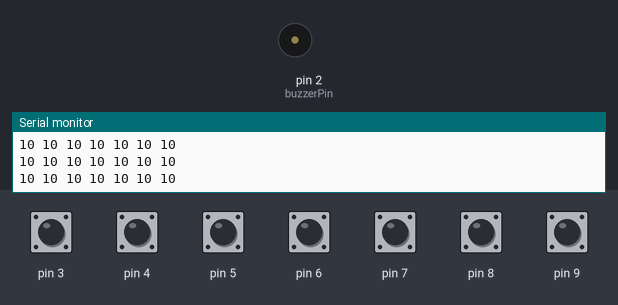
Bench run of a sketch on a simulated Arduino Uno, built with avr-gcc and run on an emulated ATmega328P. Parts: buzzer (waves = sounding), the last lines printed to the serial monitor. The test bench sets the inputs (shaded band); at power-on: pin 3–9 HIGH.

Above: at 1.2 s.
1.3 s: pin 3 pulled LOW for 0.15 s
At 1.51 s:
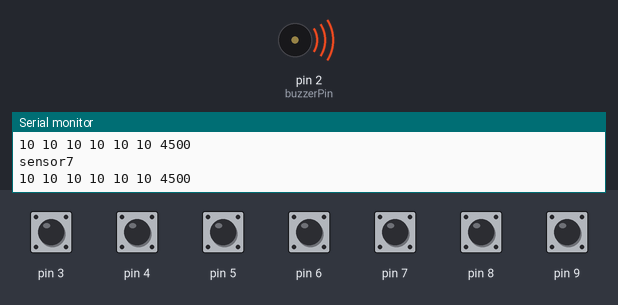
3.2 s: pin 4 pulled LOW for 0.15 s
At 4.7 s:
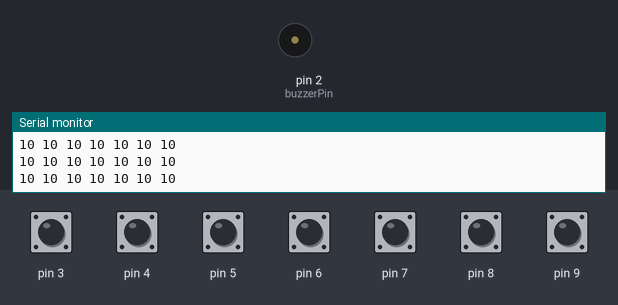
6.3 s: pin 5 pulled LOW for 1 s
At 7.1 s:
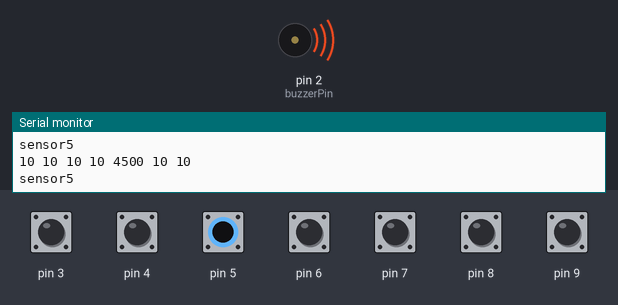
10.3 s: pin 6 pulled LOW for 1 s
At 12.9 s:
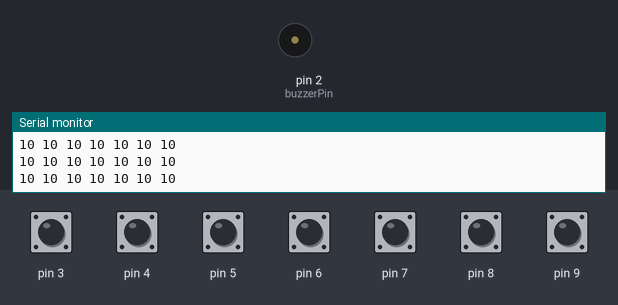
17.4 s: pin 4 pulled LOW for 1 s
At 18.4 s:
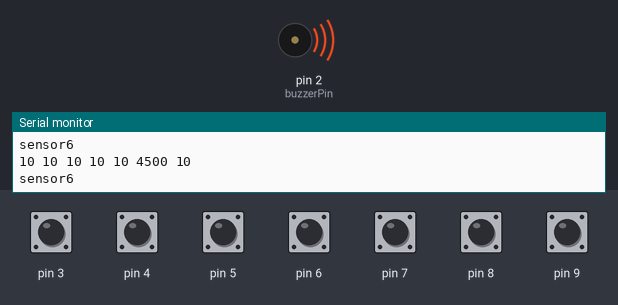
Timing chart, 0 to 20.4 s (numbered marks = the images above; inputs shaded):
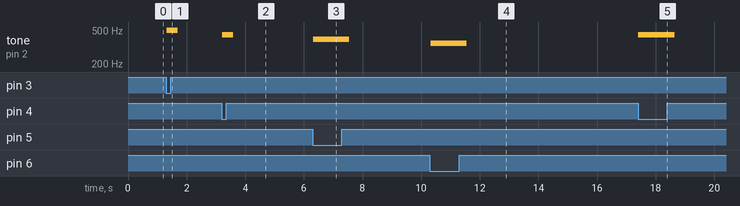

The sketch:

MiniProject2.ino
```cpp
//mgProject 2 - Graphite Piano
//Program takes in user input from seven capacitive sensors
//Plays a corresponding frequency on the buzzer
//for each of the seven graphite piano keys that are touched
//Karan Patel and Karen Hughes

#include <CapacitiveSensor.h>
//Seven graphite key sensors and buzzer
CapacitiveSensor sensor1 = CapacitiveSensor(A0, 9);
CapacitiveSensor sensor2 = CapacitiveSensor(A1, 8);
CapacitiveSensor sensor3 = CapacitiveSensor(A2, 7);
CapacitiveSensor sensor4 = CapacitiveSensor(A3, 6);
CapacitiveSensor sensor5 = CapacitiveSensor(A4, 5);
CapacitiveSensor sensor6 = CapacitiveSensor(A5, 4);
CapacitiveSensor sensor7 = CapacitiveSensor(12, 3);
const int buzzerPin = 2;

void setup() {
  Serial.begin(9600);
}

void PrintVals(long val1, long val2, long val3, long val4, long val5, long val6, long val7){
  Serial.print(val1);
  Serial.print(" ");
  Serial.print(val2);
  Serial.print(" ");
  Serial.print(val3);
  Serial.print(" ");
  Serial.print(val4);
  Serial.print(" ");
  Serial.print(val5);
  Serial.print(" ");
  Serial.print(val6);
  Serial.print(" ");
  Serial.print(val7);
  Serial.print("\n");
}

void loop() {
  long val1 = sensor1.capacitiveSensor(30);
  long val2 = sensor2.capacitiveSensor(30);
  long val3 = sensor3.capacitiveSensor(30);
  long val4 = sensor4.capacitiveSensor(30);
  long val5 = sensor5.capacitiveSensor(30);
  long val6 = sensor6.capacitiveSensor(30);
  long val7 = sensor7.capacitiveSensor(30);

  PrintVals(val1, val2, val3, val4, val5, val6, val7);

  //Plays a music note depending on which graphite key is touched
  if(val1 > 4000){
    Serial.println("sensor1");
    tone(buzzerPin, 262, 250);  //A
  }
  else if(val2 > 44000){
    Serial.println("sensor2");
    tone(buzzerPin, 294, 250);  //B
  }
  else if(val3 > 4000){
    Serial.println("sensor3");
    tone(buzzerPin, 330, 250);  //C
  }
  else if(val4 > 4000){
    Serial.println("sensor4");
    tone(buzzerPin, 349, 250);  //D
  }
  else if(val5 > 4000){
    Serial.println("sensor5");
    tone(buzzerPin, 392, 250);  //E
  }
  else if(val6 > 4000){
    Serial.println("sensor6");
    tone(buzzerPin, 440, 250);  //F
  }
  else if(val7 > 4000){
    Serial.println("sensor7");
    tone(buzzerPin, 494, 250);  //G
  }
}
```

Measured:
- after the input at 1.3 s, tone on pin 2 (buzzerPin): silent → 494 Hz at once, → silent 0.38 s later
- after the input at 3.2 s, tone on pin 2 (buzzerPin): silent → 440 Hz at once, → silent 0.38 s later
- after the input at 6.3 s, tone on pin 2 (buzzerPin): silent → 392 Hz at once, → silent 1.2 s later
- after the input at 10.3 s, tone on pin 2 (buzzerPin): silent → 349 Hz at once, → silent 1.2 s later
- after the input at 17.4 s, tone on pin 2 (buzzerPin): silent → 440 Hz at once, → silent 1.2 s later
